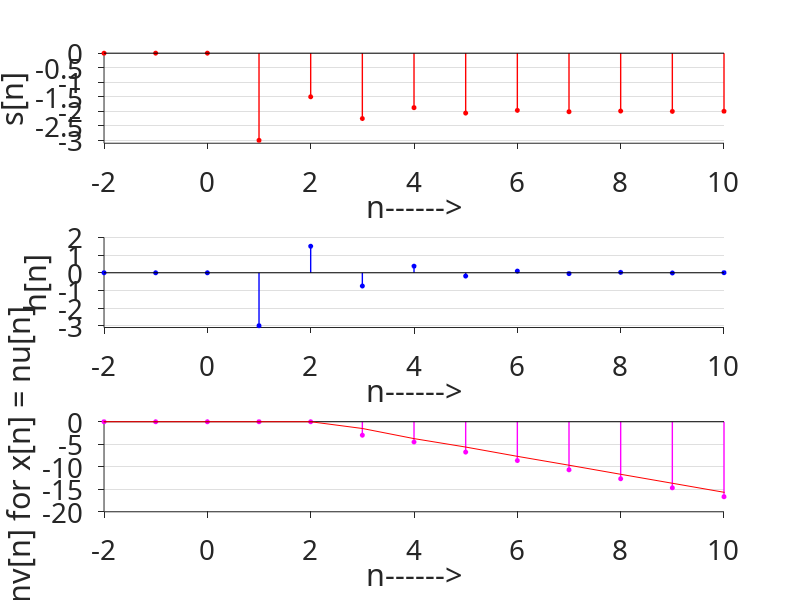

Reproduce this figure in MATLAB.
clc;
clear all;

n=-10:1:20;
u = (n>=0);
s = 2*[(-1/2).^(n)-1].*u;

subplot(3,1,1);
stem(n,s,'filled', 'r', 'MarkerSize', 3, 'linewidth', 1);
xlabel('n------>');
ylabel('s[n]');
set(gca, ...
    'Box', 'off', ...
    'TickDir', 'out', ...
    'YGrid', 'on', ...
    'Xtick', [-6:2:16], ...
    'FontSize', 20, ...
    'FontName', 'Calibri');
axis([-2 10 -3.1 0]);

for i=2:31
  s2(i) = s(i)-s(i-1);
endfor
subplot(3,1,2);
stem(n,s2,'filled', 'b', 'MarkerSize', 3, 'linewidth', 1);
xlabel('n------>');
ylabel('h[n]');
set(gca, ...
    'Box', 'off', ...
    'TickDir', 'out', ...
    'YGrid', 'on', ...
    'Xtick', [-6:2:16], ...
    'FontSize', 20, ...
    'FontName', 'Calibri');
axis([-2 10 -3.1 2]);

n1 = -19:1:41;
subplot(3,1,3);
x = n.*u;
y = conv(x,s2);
stem(n1,y,'filled', 'm', 'MarkerSize', 3, 'linewidth', 1);
xlabel('n------>');
ylabel('conv[n] for x[n] = nu[n] ');
set(gca, ...
    'Box', 'off', ...
    'TickDir', 'out', ...
    'YGrid', 'on', ...
    'Xtick', [-6:2:16], ...
    'FontSize', 20, ...
    'FontName', 'Calibri');
axis([-2 10 -20 0]);
hold on;

windowsize = 2;
b = (1/windowsize)*ones(1,windowsize);
yfiltered = filter(b, 1, y);
plot(n1, yfiltered, 'r', 'linewidth', 0.5);